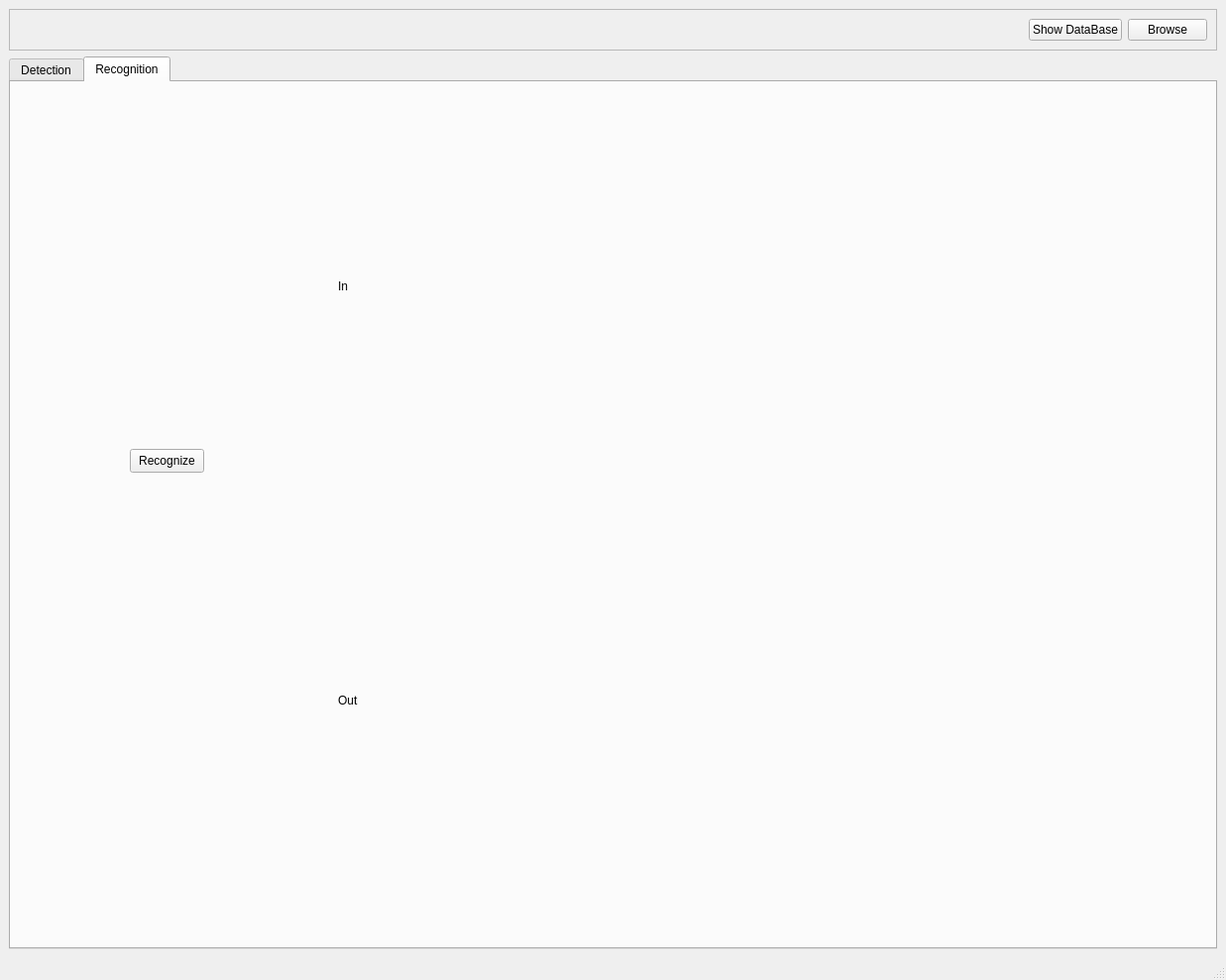
<?xml version="1.0" encoding="UTF-8"?>
<ui version="4.0">
 <class>MainWindow</class>
 <widget class="QMainWindow" name="MainWindow">
  <property name="geometry">
   <rect>
    <x>0</x>
    <y>0</y>
    <width>1237</width>
    <height>989</height>
   </rect>
  </property>
  <property name="windowTitle">
   <string>MainWindow</string>
  </property>
  <widget class="QWidget" name="centralwidget">
   <layout class="QVBoxLayout" name="verticalLayout">
    <item>
     <widget class="QFrame" name="frame">
      <property name="frameShape">
       <enum>QFrame::StyledPanel</enum>
      </property>
      <property name="frameShadow">
       <enum>QFrame::Raised</enum>
      </property>
      <layout class="QHBoxLayout" name="horizontalLayout_2">
       <item>
        <spacer name="horizontalSpacer">
         <property name="orientation">
          <enum>Qt::Horizontal</enum>
         </property>
         <property name="sizeHint" stdset="0">
          <size>
           <width>40</width>
           <height>20</height>
          </size>
         </property>
        </spacer>
       </item>
       <item>
        <widget class="QPushButton" name="show_db">
         <property name="text">
          <string>Show DataBase</string>
         </property>
        </widget>
       </item>
       <item>
        <widget class="QPushButton" name="browseBtn">
         <property name="text">
          <string>Browse</string>
         </property>
        </widget>
       </item>
      </layout>
     </widget>
    </item>
    <item>
     <widget class="QTabWidget" name="tabWidget">
      <property name="currentIndex">
       <number>1</number>
      </property>
      <widget class="QWidget" name="tab">
       <attribute name="title">
        <string>Detection</string>
       </attribute>
       <layout class="QHBoxLayout" name="horizontalLayout">
        <item>
         <widget class="QToolBox" name="toolBox">
          <property name="currentIndex">
           <number>5</number>
          </property>
          <widget class="QWidget" name="page">
           <property name="geometry">
            <rect>
             <x>0</x>
             <y>0</y>
             <width>149</width>
             <height>102</height>
            </rect>
           </property>
           <attribute name="label">
            <string>Face detection</string>
           </attribute>
           <layout class="QVBoxLayout" name="verticalLayout_3">
            <item>
             <layout class="QHBoxLayout" name="horizontalLayout_3">
              <item>
               <widget class="QLabel" name="label_3">
                <property name="text">
                 <string>Scale factor</string>
                </property>
               </widget>
              </item>
              <item>
               <widget class="QLineEdit" name="scaleFaces"/>
              </item>
             </layout>
            </item>
            <item>
             <layout class="QHBoxLayout" name="horizontalLayout_4">
              <item>
               <widget class="QLabel" name="label_4">
                <property name="text">
                 <string>Neighbors</string>
                </property>
               </widget>
              </item>
              <item>
               <widget class="QLineEdit" name="facesNeighbors"/>
              </item>
             </layout>
            </item>
            <item>
             <widget class="QPushButton" name="apply_faces">
              <property name="text">
               <string>Apply</string>
              </property>
             </widget>
            </item>
           </layout>
          </widget>
          <widget class="QWidget" name="page_2">
           <property name="geometry">
            <rect>
             <x>0</x>
             <y>0</y>
             <width>149</width>
             <height>102</height>
            </rect>
           </property>
           <attribute name="label">
            <string>Eye detection</string>
           </attribute>
           <layout class="QVBoxLayout" name="verticalLayout_4">
            <item>
             <layout class="QHBoxLayout" name="horizontalLayout_5">
              <item>
               <widget class="QLabel" name="label_5">
                <property name="text">
                 <string>Scale factor</string>
                </property>
               </widget>
              </item>
              <item>
               <widget class="QLineEdit" name="scaleEyes"/>
              </item>
             </layout>
            </item>
            <item>
             <layout class="QHBoxLayout" name="horizontalLayout_6">
              <item>
               <widget class="QLabel" name="label_6">
                <property name="text">
                 <string>Neighbors</string>
                </property>
               </widget>
              </item>
              <item>
               <widget class="QLineEdit" name="eyesNeighbors"/>
              </item>
             </layout>
            </item>
            <item>
             <widget class="QPushButton" name="apply_eyes">
              <property name="text">
               <string>Apply</string>
              </property>
             </widget>
            </item>
           </layout>
          </widget>
          <widget class="QWidget" name="page_3">
           <property name="geometry">
            <rect>
             <x>0</x>
             <y>0</y>
             <width>149</width>
             <height>102</height>
            </rect>
           </property>
           <attribute name="label">
            <string>Ear detection</string>
           </attribute>
           <layout class="QVBoxLayout" name="verticalLayout_5">
            <item>
             <layout class="QHBoxLayout" name="horizontalLayout_7">
              <item>
               <widget class="QLabel" name="label_7">
                <property name="text">
                 <string>Scale factor</string>
                </property>
               </widget>
              </item>
              <item>
               <widget class="QLineEdit" name="scaleEars"/>
              </item>
             </layout>
            </item>
            <item>
             <layout class="QHBoxLayout" name="horizontalLayout_8">
              <item>
               <widget class="QLabel" name="label_8">
                <property name="text">
                 <string>Neighbors</string>
                </property>
               </widget>
              </item>
              <item>
               <widget class="QLineEdit" name="earsNeighbors"/>
              </item>
             </layout>
            </item>
            <item>
             <widget class="QPushButton" name="apply_ears">
              <property name="text">
               <string>Apply</string>
              </property>
             </widget>
            </item>
           </layout>
          </widget>
          <widget class="QWidget" name="page_4">
           <property name="geometry">
            <rect>
             <x>0</x>
             <y>0</y>
             <width>149</width>
             <height>102</height>
            </rect>
           </property>
           <attribute name="label">
            <string>Mouth detection</string>
           </attribute>
           <layout class="QVBoxLayout" name="verticalLayout_6">
            <item>
             <layout class="QHBoxLayout" name="horizontalLayout_9">
              <item>
               <widget class="QLabel" name="label_9">
                <property name="text">
                 <string>Scale factor</string>
                </property>
               </widget>
              </item>
              <item>
               <widget class="QLineEdit" name="scaleMouths"/>
              </item>
             </layout>
            </item>
            <item>
             <layout class="QHBoxLayout" name="horizontalLayout_10">
              <item>
               <widget class="QLabel" name="label_10">
                <property name="text">
                 <string>Neighbors</string>
                </property>
               </widget>
              </item>
              <item>
               <widget class="QLineEdit" name="mouthsNeighbors"/>
              </item>
             </layout>
            </item>
            <item>
             <widget class="QPushButton" name="apply_mouths">
              <property name="text">
               <string>Apply</string>
              </property>
             </widget>
            </item>
           </layout>
          </widget>
          <widget class="QWidget" name="page_5">
           <property name="geometry">
            <rect>
             <x>0</x>
             <y>0</y>
             <width>149</width>
             <height>102</height>
            </rect>
           </property>
           <attribute name="label">
            <string>Nose detection</string>
           </attribute>
           <layout class="QVBoxLayout" name="verticalLayout_7">
            <item>
             <layout class="QHBoxLayout" name="horizontalLayout_11">
              <item>
               <widget class="QLabel" name="label_11">
                <property name="text">
                 <string>Scale factor</string>
                </property>
               </widget>
              </item>
              <item>
               <widget class="QLineEdit" name="scaleNose"/>
              </item>
             </layout>
            </item>
            <item>
             <layout class="QHBoxLayout" name="horizontalLayout_12">
              <item>
               <widget class="QLabel" name="label_12">
                <property name="text">
                 <string>Neighbors</string>
                </property>
               </widget>
              </item>
              <item>
               <widget class="QLineEdit" name="noseNeighbors"/>
              </item>
             </layout>
            </item>
            <item>
             <widget class="QPushButton" name="apply_nose">
              <property name="text">
               <string>Apply</string>
              </property>
             </widget>
            </item>
           </layout>
          </widget>
          <widget class="QWidget" name="page_6">
           <property name="geometry">
            <rect>
             <x>0</x>
             <y>0</y>
             <width>587</width>
             <height>651</height>
            </rect>
           </property>
           <attribute name="label">
            <string>Pose detection</string>
           </attribute>
           <layout class="QVBoxLayout" name="verticalLayout_8">
            <item>
             <layout class="QHBoxLayout" name="horizontalLayout_13">
              <item>
               <widget class="QLabel" name="label_13">
                <property name="text">
                 <string>Scale factor</string>
                </property>
               </widget>
              </item>
              <item>
               <widget class="QLineEdit" name="scalePose"/>
              </item>
             </layout>
            </item>
            <item>
             <layout class="QHBoxLayout" name="horizontalLayout_14">
              <item>
               <widget class="QLabel" name="label_14">
                <property name="text">
                 <string>Neighbors</string>
                </property>
               </widget>
              </item>
              <item>
               <widget class="QLineEdit" name="poseNeighbors"/>
              </item>
             </layout>
            </item>
            <item>
             <widget class="QPushButton" name="apply_pose">
              <property name="text">
               <string>Apply</string>
              </property>
             </widget>
            </item>
           </layout>
          </widget>
         </widget>
        </item>
        <item>
         <layout class="QVBoxLayout" name="verticalLayout_2">
          <item>
           <widget class="QLabel" name="input_image">
            <property name="minimumSize">
             <size>
              <width>600</width>
              <height>400</height>
             </size>
            </property>
            <property name="text">
             <string>In</string>
            </property>
           </widget>
          </item>
          <item>
           <widget class="QLabel" name="output_image">
            <property name="minimumSize">
             <size>
              <width>600</width>
              <height>400</height>
             </size>
            </property>
            <property name="text">
             <string>Out</string>
            </property>
           </widget>
          </item>
         </layout>
        </item>
       </layout>
      </widget>
      <widget class="QWidget" name="tab_2">
       <attribute name="title">
        <string>Recognition</string>
       </attribute>
       <widget class="QLabel" name="rec_result">
        <property name="geometry">
         <rect>
          <x>330</x>
          <y>418</y>
          <width>600</width>
          <height>411</height>
         </rect>
        </property>
        <property name="minimumSize">
         <size>
          <width>600</width>
          <height>400</height>
         </size>
        </property>
        <property name="text">
         <string>Out</string>
        </property>
       </widget>
       <widget class="QLabel" name="rec_input">
        <property name="geometry">
         <rect>
          <x>330</x>
          <y>0</y>
          <width>600</width>
          <height>412</height>
         </rect>
        </property>
        <property name="minimumSize">
         <size>
          <width>600</width>
          <height>400</height>
         </size>
        </property>
        <property name="text">
         <string>In</string>
        </property>
       </widget>
       <widget class="QPushButton" name="recognize">
        <property name="geometry">
         <rect>
          <x>120</x>
          <y>370</y>
          <width>75</width>
          <height>24</height>
         </rect>
        </property>
        <property name="text">
         <string>Recognize</string>
        </property>
       </widget>
      </widget>
     </widget>
    </item>
   </layout>
  </widget>
  <widget class="QMenuBar" name="menubar">
   <property name="geometry">
    <rect>
     <x>0</x>
     <y>0</y>
     <width>1237</width>
     <height>22</height>
    </rect>
   </property>
  </widget>
  <widget class="QStatusBar" name="statusbar"/>
 </widget>
 <resources/>
 <connections/>
</ui>
